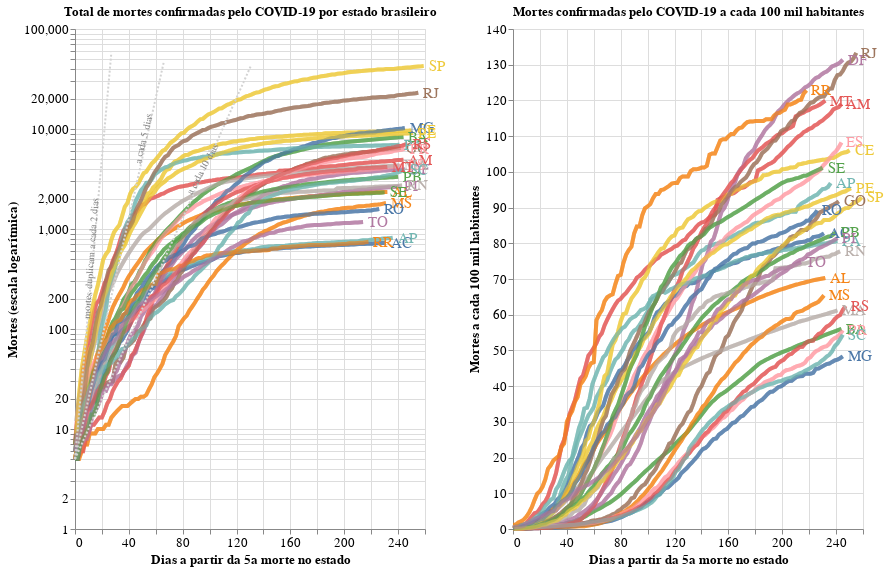

The code cell stored with this chart in its notebook:
### Code cell
import altair as alt

text2b = alt.Chart({'values':[{'x': 12, 'y': 510}]}).mark_text(
    text='mortes duplicam a cada 2 dias', angle=274,
    size=10,
    color = 'gray'
).encode(
    x='x:Q', y='y:Q'
)

text5b = alt.Chart({'values':[{'x': 51, 'y': 8000}]}).mark_text(
    text='a cada 5 dias', angle=283,
    size=10,
    color = 'gray'
).encode(
    x='x:Q', y='y:Q'
)

text10b = alt.Chart({'values':[{'x': 95, 'y': 4000}]}).mark_text(
    text='a cada 10 dias', angle=298,
    size=10,
    color = 'gray'
).encode(
    x='x:Q', y='y:Q'
)

# Sum it all up
chart1 = alt.layer(chart, overlay, text, double2, double5, double10, text2b, text5b, text10b).properties(
    width=350,
    height=500
)

# Sum em up!
chart2 = alt.layer(chartpop + overlaypop + textpop).properties(
    width=350,
    height=500
)

alt.hconcat(chart1, chart2
).configure_axis(
    labelFontSize=13,
    titleFontSize=13
).configure_title(
    fontSize=13
).add_selection(
  selection
)

### Figure 1 — Vega-Lite specification as saved in the notebook (floating-point values rounded to 4 significant figures; data arrays with more than 128 entries replaced by an {"elided": "..."} marker saying what was removed)
{"config": {"view": {"continuousWidth": 400, "continuousHeight": 300}, "axis": {"labelFontSize": 13, "titleFontSize": 13}, "title": {"fontSize": 13}}, "hconcat": [{"layer": [{"data": {"name": "data-c7bf09feeb0f3b0ff2e7a8c3e978b61f"}, "mark": {"type": "line", "opacity": 0.7, "strokeWidth": 4}, "encoding": {"color": {"condition": {"type": "nominal", "field": "state", "selection": "selector016"}, "value": "lightgray"}, "tooltip": [{"type": "nominal", "field": "state", "title": "Estado"}, {"type": "nominal", "field": "Date", "format": "%d/%m/%Y", "timeUnit": "yearmonthdate", "title": "Data"}, {"type": "nominal", "field": "Deaths", "title": "Mortes"}], "x": {"type": "quantitative", "field": "Day"}, "y": {"type": "quantitative", "field": "Deaths", "scale": {"type": "log"}}}, "selection": {"selector016": {"type": "single", "fields": ["state"]}}, "title": "Total de mortes confirmadas pelo COVID-19 por estado brasileiro"}, {"data": {"name": "data-c7bf09feeb0f3b0ff2e7a8c3e978b61f"}, "mark": {"type": "line", "opacity": 0.7, "strokeWidth": 4}, "encoding": {"color": {"type": "nominal", "field": "state"}, "opacity": {"value": 0.5}, "x": {"type": "quantitative", "field": "Day"}, "y": {"type": "quantitative", "field": "Deaths", "scale": {"type": "log"}}}, "title": "Total de mortes confirmadas pelo COVID-19 por estado brasileiro", "transform": [{"filter": {"selection": "selector016"}}]}, {"data": {"name": "data-c7bf09feeb0f3b0ff2e7a8c3e978b61f"}, "mark": {"type": "text", "align": "left", "dx": 5, "size": 15}, "encoding": {"color": {"type": "nominal", "field": "state", "legend": null}, "text": {"type": "nominal", "field": "state"}, "x": {"type": "quantitative", "aggregate": "max", "axis": {"title": "Dias a partir da 5a morte no estado"}, "field": "Day"}, "y": {"type": "quantitative", "aggregate": {"argmax": "Day"}, "axis": {"title": "Mortes (escala logarítmica)"}, "field": "Deaths"}}, "title": "Total de mortes confirmadas pelo COVID-19 por estado brasileiro", "transform": [{"filter": {"selection": "selector016"}}]}, {"data": {"sequence": {"start": 0, "stop": 28, "step": 1, "as": "x"}}, "mark": {"type": "line", "strokeDash": [2, 2]}, "encoding": {"color": {"value": "lightgray"}, "x": {"type": "quantitative", "field": "x"}, "y": {"type": "quantitative", "field": "value"}}, "transform": [{"calculate": "5*pow(2,(datum.x/2))", "as": "double2"}, {"fold": ["double2"]}]}, {"data": {"sequence": {"start": 0, "stop": 67, "step": 1, "as": "x"}}, "mark": {"type": "line", "strokeDash": [2, 2]}, "encoding": {"color": {"value": "lightgray"}, "x": {"type": "quantitative", "field": "x"}, "y": {"type": "quantitative", "field": "value"}}, "transform": [{"calculate": "5*pow(2,(datum.x/5))", "as": "double5"}, {"fold": ["double5"]}]}, {"data": {"sequence": {"start": 0, "stop": 132, "step": 1, "as": "x"}}, "mark": {"type": "line", "strokeDash": [2, 2]}, "encoding": {"color": {"value": "lightgray"}, "x": {"type": "quantitative", "field": "x"}, "y": {"type": "quantitative", "field": "value"}}, "transform": [{"calculate": "5*pow(2,(datum.x/10))", "as": "double10"}, {"fold": ["double10"]}]}, {"data": {"name": "data-e9f90506bb5ae698d4777a0eaa9d7326"}, "mark": {"type": "text", "angle": 274, "color": "gray", "size": 10, "text": "mortes duplicam a cada 2 dias"}, "encoding": {"x": {"type": "quantitative", "field": "x"}, "y": {"type": "quantitative", "field": "y"}}}, {"data": {"name": "data-69c50776e5ee1b15588b929c8bcf34da"}, "mark": {"type": "text", "angle": 283, "color": "gray", "size": 10, "text": "a cada 5 dias"}, "encoding": {"x": {"type": "quantitative", "field": "x"}, "y": {"type": "quantitative", "field": "y"}}}, {"data": {"name": "data-38fdf78bc9bba60f88cb7b830c133810"}, "mark": {"type": "text", "angle": 298, "color": "gray", "size": 10, "text": "a cada 10 dias"}, "encoding": {"x": {"type": "quantitative", "field": "x"}, "y": {"type": "quantitative", "field": "y"}}}], "height": 500, "width": 350}, {"layer": [{"layer": [{"mark": {"type": "line", "opacity": 0.7, "strokeWidth": 4}, "encoding": {"color": {"condition": {"type": "nominal", "field": "state", "selection": "selector003"}, "value": "lightgray"}, "tooltip": [{"type": "nominal", "field": "state", "title": "Estado"}, {"type": "nominal", "field": "Date", "format": "%d/%m/%Y", "timeUnit": "yearmonthdate", "title": "Data"}, {"type": "nominal", "field": "DeathPop", "format": ".2f", "title": "Proporção de Mortes"}], "x": {"type": "quantitative", "field": "Day"}, "y": {"type": "quantitative", "field": "DeathPop"}}, "selection": {"selector003": {"type": "single", "fields": ["state"]}, "selector016": {"type": "single", "fields": ["state"]}}, "title": "Mortes confirmadas pelo COVID-19 a cada 100 mil habitantes"}, {"mark": {"type": "line", "opacity": 0.7, "strokeWidth": 4}, "encoding": {"color": {"type": "nominal", "field": "state"}, "opacity": {"value": 0.5}, "x": {"type": "quantitative", "field": "Day"}, "y": {"type": "quantitative", "field": "DeathPop"}}, "title": "Mortes confirmadas pelo COVID-19 a cada 100 mil habitantes", "transform": [{"filter": {"selection": "selector003"}}]}, {"mark": {"type": "text", "align": "left", "dx": 5, "size": 15}, "encoding": {"color": {"type": "nominal", "field": "state", "legend": null}, "text": {"type": "nominal", "field": "state"}, "x": {"type": "quantitative", "aggregate": "max", "axis": {"title": "Dias a partir da 5a morte no estado"}, "field": "Day"}, "y": {"type": "quantitative", "aggregate": {"argmax": "Day"}, "axis": {"title": "Mortes a cada 100 mil habitantes"}, "field": "DeathPop"}}, "title": "Mortes confirmadas pelo COVID-19 a cada 100 mil habitantes", "transform": [{"filter": {"selection": "selector003"}}]}]}], "data": {"name": "data-c7bf09feeb0f3b0ff2e7a8c3e978b61f"}, "height": 500, "width": 350}], "$schema": "https://vega.github.io/schema/vega-lite/v4.8.1.json", "datasets": {"data-c7bf09feeb0f3b0ff2e7a8c3e978b61f": {"elided": "3256 records"}, "data-e9f90506bb5ae698d4777a0eaa9d7326": [{"x": 12, "y": 510}], "data-69c50776e5ee1b15588b929c8bcf34da": [{"x": 51, "y": 8000}], "data-38fdf78bc9bba60f88cb7b830c133810": [{"x": 95, "y": 4000}]}}
